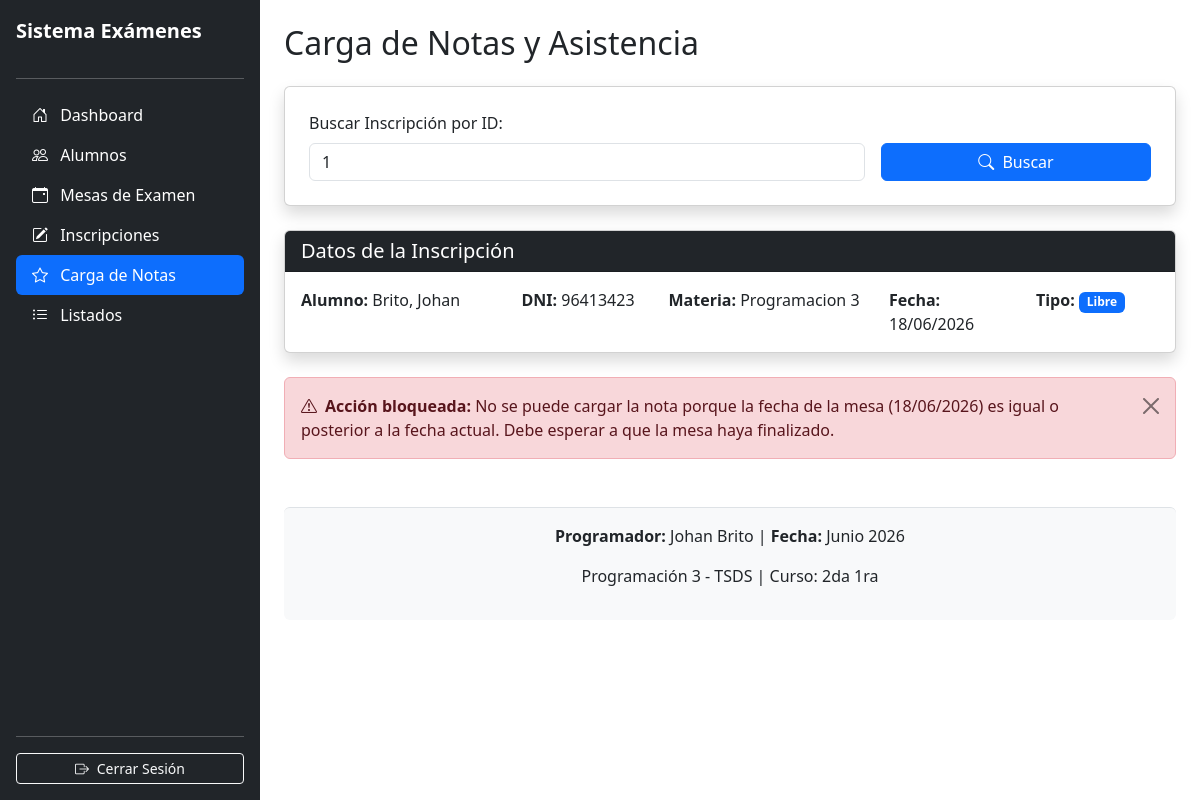
The app's page /carga_notas.php?buscar=1 (signed in) with its own data.
### tables this page shows
CREATE TABLE `inscripciones` (
  `id` int(11) NOT NULL,
  `id_alumno` int(11) NOT NULL,
  `id_mesa` int(11) NOT NULL,
  `fecha_inscripcion` date NOT NULL,
  `asistencia` varchar(15) DEFAULT NULL,
  `nota` int(11) DEFAULT NULL
);

CREATE TABLE `alumnos` (
  `id` int(11) NOT NULL,
  `dni` varchar(15) NOT NULL,
  `nombre` varchar(100) NOT NULL,
  `apellido` varchar(100) NOT NULL,
  `email` varchar(100) DEFAULT NULL,
  `telefono` varchar(50) DEFAULT NULL,
  `direccion` varchar(100) NOT NULL
);

CREATE TABLE `mesas_examen` (
  `id` int(11) NOT NULL,
  `fecha` date NOT NULL,
  `materia` varchar(100) NOT NULL,
  `tipo` enum('Regular','Libre') NOT NULL,
  `titular` varchar(100) NOT NULL,
  `pvocal1` varchar(100) NOT NULL,
  `pvocal2` varchar(100) NOT NULL
);

### carga_notas.php (the view, shortened to what this page needs)
<?php
include("conexion.php");
$row = null;
$bloqueado = false;
if (isset($_GET["buscar"]) && !empty($_GET["buscar"])) {
    $id_buscar = intval($_GET["buscar"]);
    $consulta = "
        SELECT i.id as insc_id, i.asistencia, i.nota, i.id_alumno, i.id_mesa,
               a.apellido, a.nombre, a.dni,
               m.fecha, m.materia, m.tipo, m.titular
        FROM inscripciones i
        INNER JOIN alumnos a ON i.id_alumno = a.id
        INNER JOIN mesas_examen m ON i.id_mesa = m.id
        WHERE i.id = $id_buscar
    ";
    $resultado = mysqli_query($enlace, $consulta);
    if ($resultado && mysqli_num_rows($resultado) > 0) {
        $row = mysqli_fetch_assoc($resultado);
        $fecha_mesa = $row['fecha'];
        if ($fecha_mesa < date('Y-m-d')) {
            $bloqueado = false;
        } else {
            $bloqueado = true;
        }
    } else {
        $mensaje = "No se encontró ninguna inscripción con ese ID.";
        $tipo_alerta = "danger";
    }
}
?>
<!DOCTYPE html>
<html lang="es">
<head>
    <link href="https://cdn.jsdelivr.net/npm/bootstrap@5.3.0/dist/css/bootstrap.min.css" rel="stylesheet">
    <link rel="stylesheet" href="https://cdn.jsdelivr.net/npm/bootstrap-icons@1.11.3/font/bootstrap-icons.min.css">
</head>
<body>
    <div class="d-flex" style="min-height: 100vh;">
        <div class="d-flex flex-column flex-shrink-0 p-3 text-white bg-dark" style="width: 260px;">
            <a href="index.php" class="d-flex align-items-center mb-3 text-white text-decoration-none">
                <span class="fs-5 fw-bold">Sistema Exámenes</span>
            </a>
            <hr>
            <ul class="nav nav-pills flex-column mb-auto">
                <li><a href="index.php" class="nav-link text-white"><i class="bi bi-house-door me-2"></i> Dashboard</a></li>
                <li><a href="mod_alumnos.php" class="nav-link text-white"><i class="bi bi-people me-2"></i> Alumnos</a></li>
                <li><a href="mod_mesas.php" class="nav-link text-white"><i class="bi bi-calendar-event me-2"></i> Mesas de Examen</a></li>
                <li><a href="mod_inscripciones.php" class="nav-link text-white"><i class="bi bi-pencil-square me-2"></i> Inscripciones</a></li>
                <li><a href="carga_notas.php" class="nav-link text-white active"><i class="bi bi-star me-2"></i> Carga de Notas</a></li>
                <li><a href="listados.php" class="nav-link text-white"><i class="bi bi-list-ul me-2"></i> Listados</a></li>
            </ul>
            <hr>
            <a href="index.php?cerrar_sesion=1" class="btn btn-outline-light btn-sm"><i class="bi bi-box-arrow-right me-1"></i> Cerrar Sesión</a>
        </div>
        <div class="container-fluid p-4">
            <h2 class="mb-4">Carga de Notas y Asistencia</h2>
            <div class="card p-4 shadow mb-4">
                <form action="carga_notas.php" method="GET" class="row g-3 align-items-end">
                    <div class="col-md-8">
                        <label class="form-label">Buscar Inscripción por ID:</label>
                        <input type="number" name="buscar" class="form-control" placeholder="Ingrese el ID de la inscripción..." required value="<?php echo isset($_GET['buscar']) ? $_GET['buscar'] : ''; ?>">
                    </div>
                    <div class="col-md-4">
                        <button type="submit" class="btn btn-primary w-100"><i class="bi bi-search me-1"></i> Buscar</button>
                    </div>
                </form>
            </div>
            <?php if ($row): ?>
                <div class="card shadow mb-4">
                    <div class="card-header bg-dark text-white">
                        <h5 class="mb-0">Datos de la Inscripción</h5>
                    </div>
                    <div class="card-body">
                        <div class="row">
                            <div class="col-md-3"><strong>Alumno:</strong> <?php echo $row['apellido'] . ', ' . $row['nombre']; ?></div>
                            <div class="col-md-2"><strong>DNI:</strong> <?php echo $row['dni']; ?></div>
                            <div class="col-md-3"><strong>Materia:</strong> <?php echo $row['materia']; ?></div>
                            <div class="col-md-2"><strong>Fecha:</strong> <?php echo date('d/m/Y', strtotime($row['fecha'])); ?></div>
                            <div class="col-md-2">
                                <strong>Tipo:</strong>
                                <span class="badge bg-<?php echo ($row['tipo'] == 'libre') ? 'danger' : 'primary'; ?>"><?php echo ucfirst($row['tipo']); ?></span>
                            </div>
                        </div>
                    </div>
                </div>
                <?php if ($bloqueado): ?>
                    <div class="alert alert-danger alert-dismissible fade show" role="alert">
                        <strong><i class="bi bi-exclamation-triangle me-2"></i>Acción bloqueada:</strong> No se puede cargar la nota porque la fecha de la mesa (<?php echo date('d/m/Y', strtotime($row['fecha'])); ?>) es igual o posterior a la fecha actual. Debe esperar a que la mesa haya finalizado.
                        <button type="button" class="btn-close" data-bs-dismiss="alert" aria-label="Close"></button>
                    </div>
                <?php endif; ?>
            <?php elseif (isset($_GET['buscar']) && empty($row)): ?>
                <div class="alert alert-warning">No se encontró la inscripción. Verifique el ID ingresado.</div>
            <?php endif; ?>
            <footer class="mt-5 py-3 bg-light text-center border-top rounded">
                <p><strong>Programador:</strong> Johan Brito | <strong>Fecha:</strong> Junio 2026</p>
                <p>Programación 3 - TSDS | Curso: 2da 1ra</p>
            </footer>
        </div>
    </div>
</body>
</html>

### records on screen
inscripciones: id_alumno.apellido "Brito", id_alumno.nombre "Johan", id_alumno.dni "96413423", id_mesa.materia "Programacion 3", id_mesa.fecha "18/06/2026", id_mesa.tipo "Libre"
